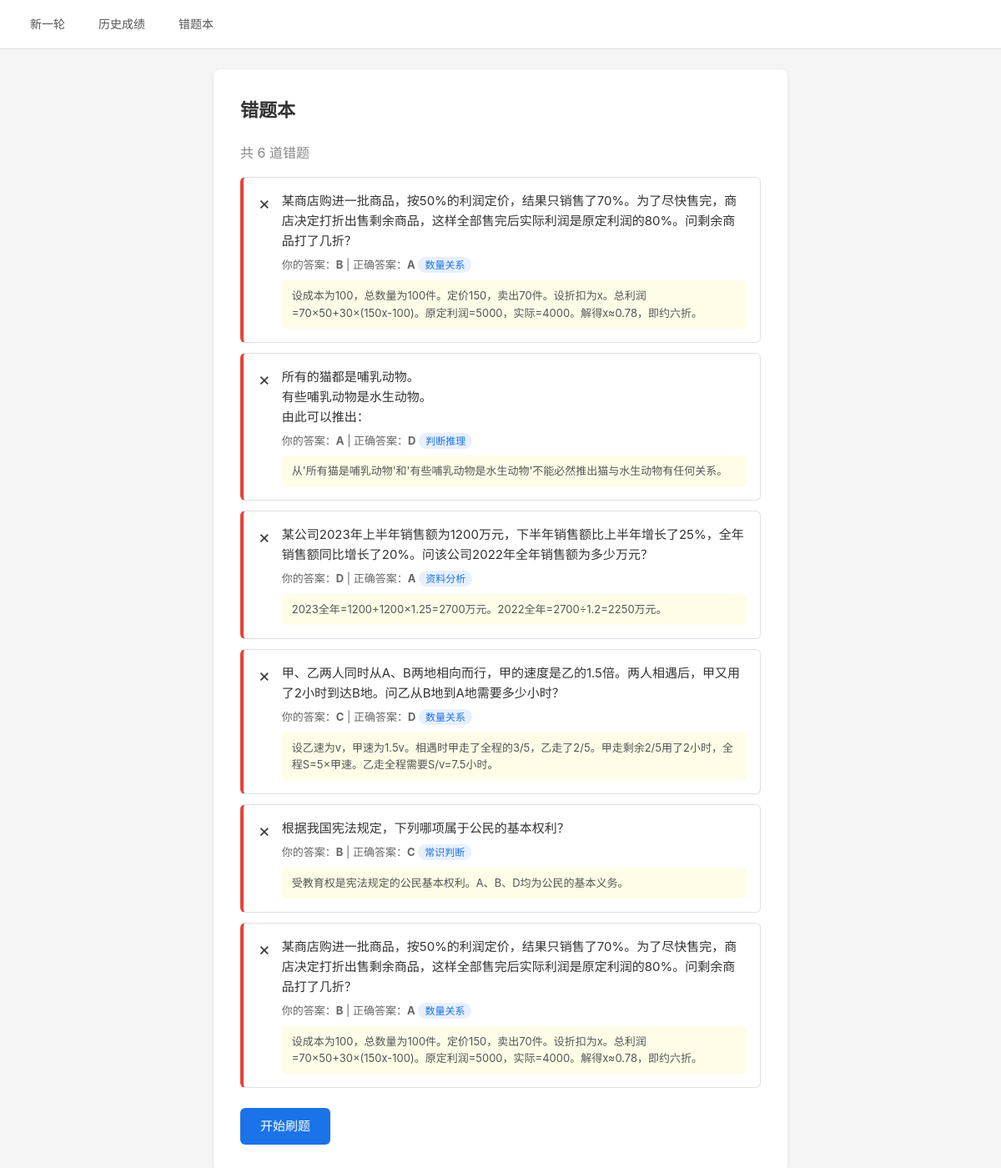
Page /wrong on the committed database.
### tables this page shows
CREATE TABLE questions (
            id INTEGER PRIMARY KEY AUTOINCREMENT,
            category TEXT NOT NULL,
            question_text TEXT NOT NULL,
            option_a TEXT NOT NULL,
            option_b TEXT NOT NULL,
            option_c TEXT NOT NULL,
            option_d TEXT NOT NULL,
            correct_answer TEXT NOT NULL,
            explanation TEXT DEFAULT ''
        );

### app.py (the view)
@app.route("/wrong")
def wrong():
    db = get_db()
    rows = db.execute("""
        SELECT DISTINCT q.*, a.user_answer, a.created_at
        FROM answers a
        JOIN questions q ON a.question_id = q.id
        WHERE a.is_correct = 0
        ORDER BY a.created_at DESC
    """).fetchall()
    wrong_list = [dict(row) for row in rows]
    return render_template("wrong.html", wrong_list=wrong_list)

### database.py (called while the page is built)
def get_db():
    import flask
    if "db" not in flask.g:
        flask.g.db = sqlite3.connect(DATABASE)
        flask.g.db.row_factory = sqlite3.Row
    return flask.g.db

### templates/wrong.html
{% extends "base.html" %}
{% block content %}
<div class="wrong-container">
  <h1>错题本</h1>
  {% if wrong_list %}
  <p class="wrong-count">共 {{ wrong_list | length }} 道错题</p>
  <div class="detail-list">
    {% for w in wrong_list %}
    <div class="detail-item wrong">
      <div class="detail-status">✗</div>
      <div class="detail-body">
        <div class="detail-question">{{ w.question_text | replace('\n', '<br>') | safe }}</div>
        <div class="detail-info">
          你的答案：<strong>{{ w.user_answer }}</strong>
          | 正确答案：<strong>{{ w.correct_answer }}</strong>
          <span class="category-tag">{{ w.category }}</span>
        </div>
        {% if w.explanation %}
        <div class="detail-explanation">{{ w.explanation }}</div>
        {% endif %}
      </div>
    </div>
    {% endfor %}
  </div>
  {% else %}
  <div class="empty-state">
    <p>还没有错题，继续保持！</p>
  </div>
  {% endif %}
  <div class="result-actions">
    <a href="{{ url_for('index') }}" class="btn btn-primary">开始刷题</a>
  </div>
</div>
{% endblock %}

### templates/base.html (shortened to what this page needs)
<!DOCTYPE html>
<html lang="zh-CN">
<head>
  <link rel="stylesheet" href="{{ url_for('static', filename='style.css') }}">
</head>
<body>
  <nav>
    <a href="{{ url_for('index') }}">新一轮</a>
    <a href="{{ url_for('stats') }}">历史成绩</a>
    <a href="{{ url_for('wrong') }}">错题本</a>
  </nav>
  <main>
    {% block content %}{% endblock %}
  </main>
</body>
</html>

### static/style.css (style rules this page uses)
* { margin: 0; padding: 0; box-sizing: border-box; }
body { font-family: -apple-system, BlinkMacSystemFont, "Segoe UI", "Microsoft YaHei", sans-serif; background: #f5f5f5; color: #333; line-height: 1.6; min-height: 100vh; }
nav { background: #fff; border-bottom: 1px solid #e0e0e0; padding: 12px 24px; display: flex; gap: 16px; position: sticky; top: 0; z-index: 10; }
nav a { text-decoration: none; color: #555; font-size: 14px; padding: 6px 12px; border-radius: 4px; transition: background 0.15s; }
main { max-width: 720px; margin: 24px auto; padding: 0 16px; }
.category-tag { background: #e8f0fe; color: #1a73e8; font-size: 12px; padding: 2px 8px; border-radius: 10px; }
.btn { display: inline-block; padding: 10px 24px; border-radius: 6px; font-size: 15px; cursor: pointer; border: none; text-decoration: none; transition: all 0.15s; }
.btn-primary { background: #1a73e8; color: #fff; }
.result-container, .wrong-container { background: #fff; border-radius: 8px; padding: 32px; box-shadow: 0 1px 4px rgba(0, 0, 0, 0.08); }
h1 { font-size: 22px; margin-bottom: 20px; }
.detail-list { display: flex; flex-direction: column; gap: 12px; margin-bottom: 24px; }
.detail-item { display: flex; gap: 12px; padding: 16px; border-radius: 6px; border: 1px solid #e0e0e0; }
.detail-item.wrong { border-left: 4px solid #ea4335; }
.detail-status { font-size: 20px; flex-shrink: 0; }
.detail-body { flex: 1; }
.detail-question { font-size: 15px; margin-bottom: 6px; }
.detail-info { font-size: 13px; color: #666; margin-bottom: 4px; }
.detail-explanation { font-size: 13px; color: #555; background: #fffde7; padding: 8px 12px; border-radius: 4px; margin-top: 8px; }
.result-actions { display: flex; gap: 12px; }
.wrong-count { color: #888; margin-bottom: 16px; }

### rows in the picture
questions: question_text "某商店购进一批商品，按50%的利润定价，结果只销售了70%。为了尽快售完，商店决定打折出售剩余商品，这样全部售完后实际利润是原定利润的80%。问剩余商品打了几折？", user_answer "B", correct_answer "A", category "数量关系", explanation "设成本为100，总数量为100件。定价150，卖出70件。设折扣为x。总利润=70×50+30×(150x-100)。原定利润=5000，实际=4000。解得x≈0.78，即约六折。"
questions: question_text "所有的猫都是哺乳动物。 有些哺乳动物是水生动物。 由此可以推出：", user_answer "A", correct_answer "D", category "判断推理", explanation "从'所有猫是哺乳动物'和'有些哺乳动物是水生动物'不能必然推出猫与水生动物有任何关系。"
questions: question_text "某公司2023年上半年销售额为1200万元，下半年销售额比上半年增长了25%，全年销售额同比增长了20%。问该公司2022年全年销售额为多少万元？", user_answer "D", correct_answer "A", category "资料分析", explanation "2023全年=1200+1200×1.25=2700万元。2022全年=2700÷1.2=2250万元。"
questions: question_text "甲、乙两人同时从A、B两地相向而行，甲的速度是乙的1.5倍。两人相遇后，甲又用了2小时到达B地。问乙从B地到A地需要多少小时？", user_answer "C", correct_answer "D", category "数量关系", explanation "设乙速为v，甲速为1.5v。相遇时甲走了全程的3/5，乙走了2/5。甲走剩余2/5用了2小时，全程S=5×甲速。乙走全程需要S/v=7.5小时。"
questions: question_text "根据我国宪法规定，下列哪项属于公民的基本权利？", user_answer "B", correct_answer "C", category "常识判断", explanation "受教育权是宪法规定的公民基本权利。A、B、D均为公民的基本义务。"

### other values in the picture
{{ wrong_list | length }} "6"
